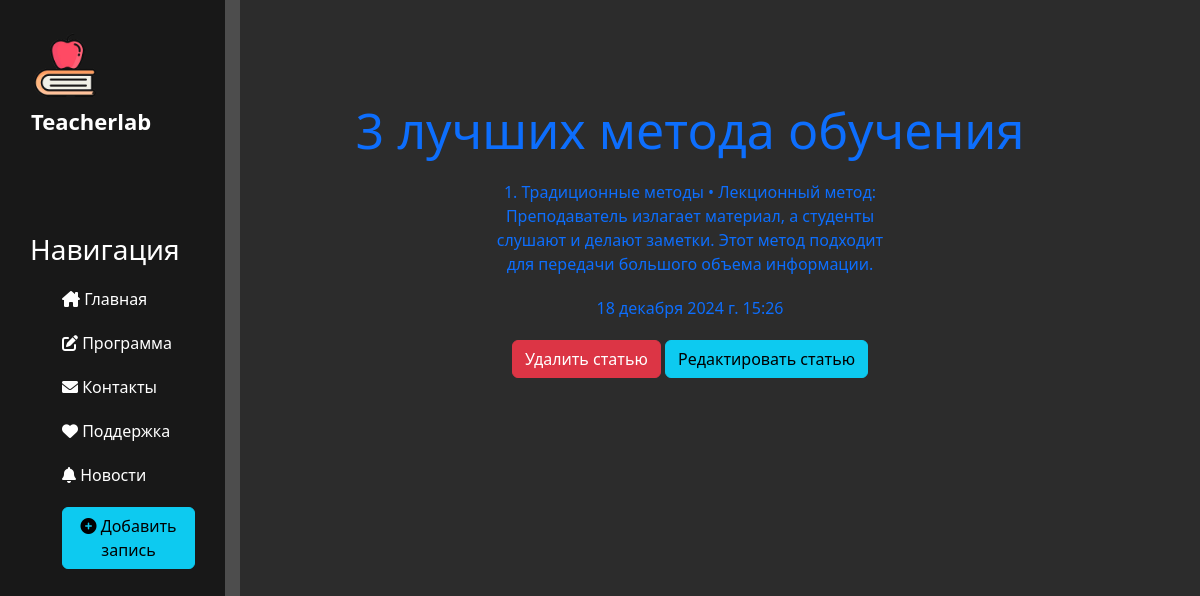
The page /news/2 on the database its author committed.
### news/models.py (models this page shows, shortened)
class Artiсles(models.Model):
    title = models. CharField('Название', max_length=50)
    anons = models.CharField('Анонс', max_length=250)
    full_text =models.TextField('Статья')
    date = models.DateTimeField('Дата публикации')
    class Meta:
        verbose_name = 'Новость'
        verbose_name_plural = 'Новости'

### news/views.py (the view)
class NewsDetailView(DetailView):
    model = Artiсles
    template_name = 'news/details_view.html'
    context_object_name = 'article'

### news/templates/news/details_view.html (shortened to what this page needs)
{% extends 'main/layout.html' %}
{% block content %}
<div class="features">
   <h1>{{article.title}}</h1>
    <p>{{article.full_text}}</p>
     <p>{{article.date}}</p>
    <a href="{% url 'news_delete' article.id %}" class="btn btn-danger">Удалить статью</a>
    <a href="{% url 'news_update' article.id %}" class="btn btn-info">Редактировать статью</a>
</div>
{% endblock %}

### main/static/main/css/main.css (style rules this page uses)
body { background: #2c2c2c; }
main .features { float: left; color:#fff; margin-top: 100px; text-align: center; width: 75%; }
main .features h1 { font-size: 50px; }
main .features p { max-width: 400px; margin: 20px auto }

### main/templates/main/layout.html (style rules this page uses)
a { text-decoration: none; }

### rows shown on the page
Artiсles: title "3 лучших метода обучения", full_text "1. Традиционные методы • Лекционный метод: Преподаватель излагает материал, а студенты слушают и делают заметки. Этот метод подходит для передачи большого объема информации.", date "18 декабря 2024 г. 15:26"
